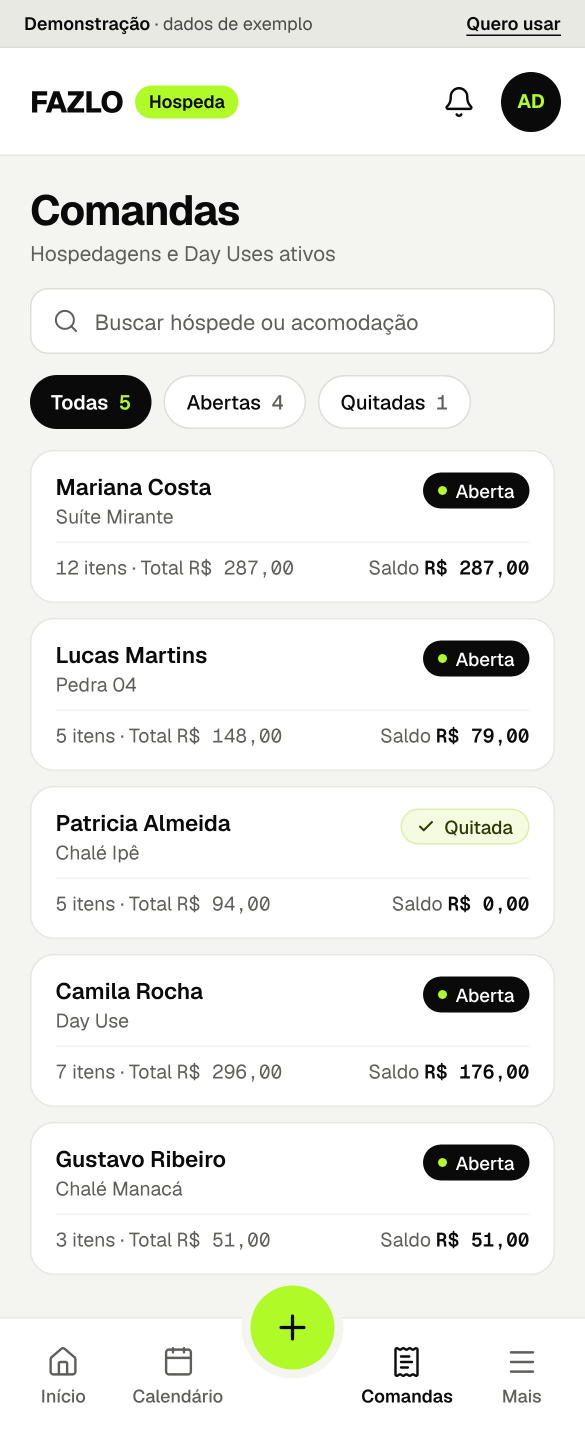
#> input picture hospeda-v2/05-comandas-celular.png, 1170 x 2886 px, given in place of 01-visao-geral-celular.png, which was not available (shown at 1/2 size)
$ python telas.py ../../../hospeda-v2/05-comandas-celular.png
#> lines starting #> are read from the running program, lines starting #| are printed output that depends on the picture
#!/usr/bin/env python3
"""
Os recortes das telas (só de hospeda-v2/, PNGs em tamanho original) usados no institucional.

    python3 scripts/telas.py            -> src/telas/<nome>.png + src/telas.json (recortes e focos, em pixels do recorte)
    python3 scripts/telas.py --prova    -> output/revisao/recortes.jpg (cada recorte com os focos desenhados)

Cada recorte começa abaixo da faixa "Demonstração · dados de exemplo · Quero usar" das telas (y ≥ 160 no celular,
y ≥ 120 no computador): a faixa nunca entra no vídeo. Os focos marcam o dado que a narração cita (contorno limão)
e para onde a câmera vai; as coordenadas abaixo são da tela original (o script converte para o recorte).
"""
import json
import os
import sys
from PIL import Image, ImageDraw

ROOT = os.path.dirname(os.path.dirname(os.path.abspath(__file__)))
V2 = os.path.join(ROOT, '..', '..', 'hospeda-v2')
OUT = os.path.join(ROOT, 'src', 'telas')

# nome: (arquivo, recorte x0,y0,x1,y1, {foco: x0,y0,x1,y1}) — tudo em pixels da tela original
RECORTES = {
    'dia':        ('01-visao-geral-celular.png', (36, 560, 1134, 1700), {
                   'chega': (422, 1355, 748, 1675), 'sai': (781, 1355, 1109, 1675), 'hospedado': (61, 1355, 388, 1675),
                   'entrou': (61, 588, 1109, 1317)}),
    'calendario': ('02-calendario-celular.png', (36, 600, 1134, 1700), {
                   'grade': (61, 785, 1109, 1690), 'datas': (337, 785, 1109, 930)}),
    'duplicada':  ('09-reserva-duplicada-computador.png', (1150, 300, 2690, 1290), {
                   'datas': (1213, 600, 2627, 800), 'aviso': (1213, 989, 2627, 1181)}),
    'sinal':      ('03-nova-reserva-sinal-celular.png', (50, 705, 1120, 1860), {
                   'sinal': (108, 805, 1060, 971), 'saldo': (108, 1666, 1060, 1837)}),
    'resumo':     ('03-nova-reserva-resumo-celular.png', (50, 640, 1120, 1500), {
                   'saldo': (150, 1365, 1020, 1450), 'contas': (150, 1215, 1020, 1450)}),
    'reter':      ('11-cancelamento-sinal-reter-celular.png', (50, 473, 1120, 1697), {
                   'reter': (111, 1219, 1060, 1398), 'info': (111, 1443, 1060, 1690)}),
    'devolver':   ('11-cancelamento-sinal-devolver-celular.png', (50, 503, 1120, 1700), {
                   'devolver': (111, 1074, 1060, 1249), 'reter': (111, 1249, 1060, 1426), 'info': (111, 1473, 1060, 1660)}),
    'comanda':    ('05-comanda-aberta-celular.png', (36, 540, 1134, 2532), {
                   'topo': (61, 545, 1109, 1150), 'saldo': (61, 751, 1109, 1139), 'itens': (61, 1688, 1109, 2532),
                   'caipirinha': (61, 1688, 1109, 2110)}),
    'checkout':   ('04-hospedagem-checkout-celular.png', (50, 800, 1120, 1734), {
                   'saldo': (108, 1212, 1060, 1480), 'libera': (150, 1380, 1000, 1445)}),
    'caixa':      ('06-caixa-aberto-celular.png', (36, 360, 1134, 1580), {
                   'aberto': (61, 377, 1109, 527), 'abertura': (110, 1300, 1060, 1375), 'fechar': (60, 763, 1109, 916), 'card': (61, 962, 1109, 1562)}),
    'fechamento': ('10-fechamento-caixa-celular.png', (36, 880, 1134, 1790), {
                   'esperado': (61, 1092, 1109, 1267), 'contado': (61, 1316, 1109, 1527), 'diferenca': (61, 1567, 1109, 1760)}),
    'dayuse':     ('12-day-use-celular.png', (36, 360, 1134, 1690), {
                   'camila': (61, 1325, 1109, 1663)}),
    'dayuse-ativo': ('12-day-use-ativo-celular.png', (36, 1520, 1134, 2495), {
                   'consumos': (100, 1730, 1070, 1925), 'nota': (100, 2320, 1070, 2440), 'resumo': (61, 1536, 1109, 2481)}),
    'diario':     ('06-caixa-aberto-celular.png', (36, 4480, 1134, 5100), {
                   'dayuse': (111, 4708, 1109, 4901)}),
    'acomodacoes': ('13-nova-pousada-acomodacoes-celular.png', (36, 690, 1134, 1900), {
                   'lista': (100, 1200, 1070, 1890), 'tarifas': (100, 1720, 1070, 1890)}),
    'revisao':    ('14-nova-pousada-revisao-celular.png', (36, 1990, 1134, 2940), {
                   'acomodacoes': (100, 1995, 1070, 2370), 'produtos': (100, 2420, 1070, 2640), 'usuarios': (100, 2690, 1070, 2930)}),
}


def main():
    os.makedirs(OUT, exist_ok=True)
    meta = {}
    for nome, (arq, (x0, y0, x1, y1), focos) in RECORTES.items():
        im = Image.open(os.path.join(V2, arq)).convert('RGB')
#> im is the input picture: PIL image 1170x2886 RGB; mean R, G, B 237, 237.8, 234.1
        assert y0 >= (160 if 'celular' in arq else 120), f'{nome}: o recorte entra na faixa de demonstração'
        assert x1 <= im.width and y1 <= im.height, (nome, im.size)
        im.crop((x0, y0, x1, y1)).save(os.path.join(OUT, nome + '.png'), optimize=True)
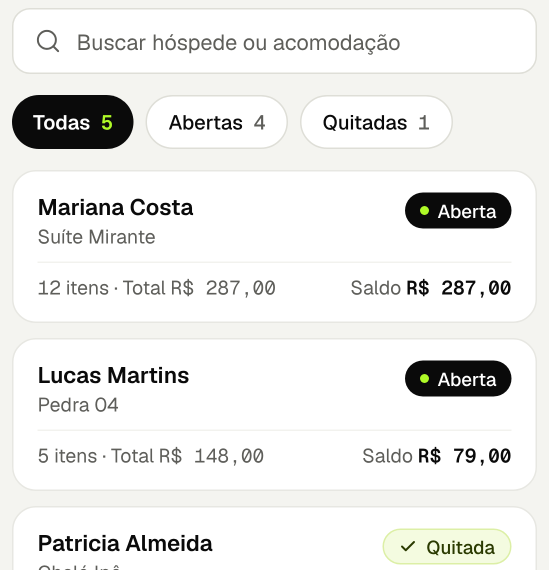
#> saved as dia.png: PIL image 1098x1140 RGB (shown at 1/2 size); mean R, G, B 235.8, 235.9, 234.3
        meta[nome] = {'arquivo': 'hospeda-v2/' + arq, 'origem': [x0, y0, x1, y1], 'w': x1 - x0, 'h': y1 - y0,
                      'focos': {k: [a - x0, b - y0, c - x0, d - y0] for k, (a, b, c, d) in focos.items()}}
        for k, (a, b, c, d) in focos.items():
            assert x0 <= a < c <= x1 and y0 <= b < d <= y1, f'{nome}.{k} fora do recorte'
#> pass 2 of the loop in main, `for nome, (arq, (x0, y0, x1, y1), focos) in RECORTES.items():`:
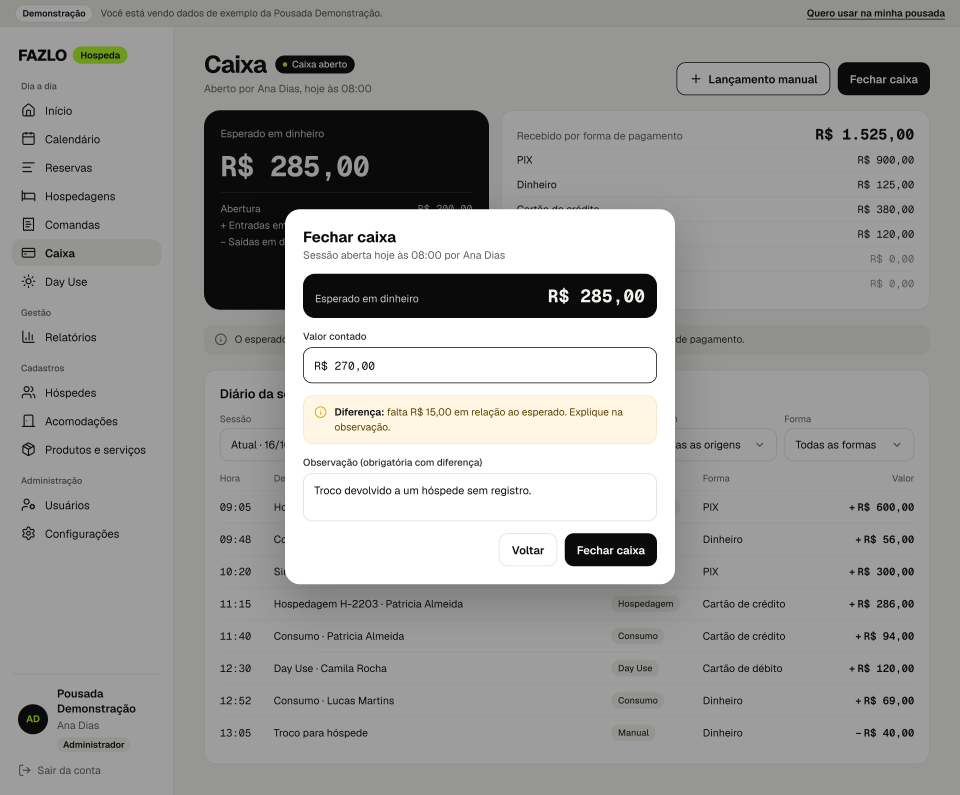
#> input picture hospeda-v2/10-fechamento-caixa-computador.png, 3840 x 3177 px, given in place of 02-calendario-celular.png, which was not available (shown at 1/4 size)
#> in main, im is the input picture: PIL image 3840x3177 RGB; mean R, G, B 156.2, 156.1, 154.8
#> in main, `im.crop((x0, y0, x1, y1)).save(os.path.join(OUT, nome + '.png'), optim..`:
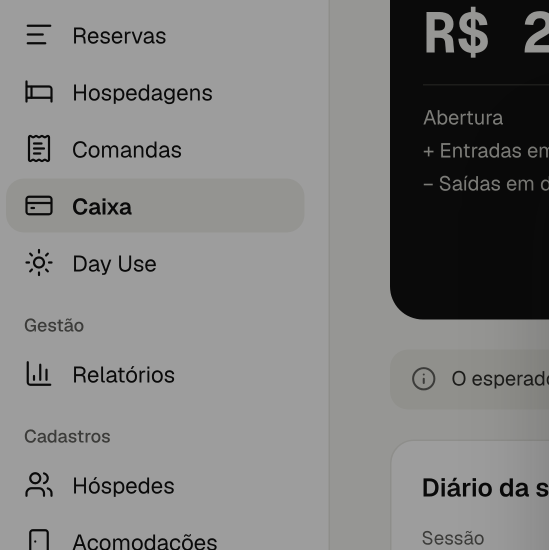
#> saved as calendario.png: PIL image 1098x1100 RGB (shown at 1/2 size); mean R, G, B 127.7, 127.7, 127.1
    json.dump(meta, open(os.path.join(ROOT, 'src', 'telas.json'), 'w'), ensure_ascii=False, indent=1)
    print(f'{len(meta)} recortes em src/telas/')
    if '--prova' in sys.argv:
        th = []
        for nome, m in meta.items():
            im = Image.open(os.path.join(OUT, nome + '.png')).convert('RGB'); d = ImageDraw.Draw(im)
            for k, (a, b, c, e) in m['focos'].items():
                d.rectangle((a, b, c, e), outline=(175, 250, 39), width=8); d.text((a + 10, b + 6), k, fill=(200, 0, 120))
            s = 520 / im.width; im = im.resize((520, int(im.height * s)))
            th.append((nome, im))
        H = max(i.height for _, i in th) + 40
        cols = 6; rows = (len(th) + cols - 1) // cols
        sheet = Image.new('RGB', (cols * 540, rows * H), (40, 40, 40)); d = ImageDraw.Draw(sheet)
        for i, (n, im) in enumerate(th):
            x, y = (i % cols) * 540 + 10, (i // cols) * H + 30
            sheet.paste(im, (x, y)); d.text((x, y - 22), n, fill=(255, 255, 255))
        os.makedirs(os.path.join(ROOT, 'output', 'revisao'), exist_ok=True)
        sheet.save(os.path.join(ROOT, 'output', 'revisao', 'recortes.jpg'), quality=85)


if __name__ == '__main__':
#> (the run stopped early here; a loop or call above may not have finished)
